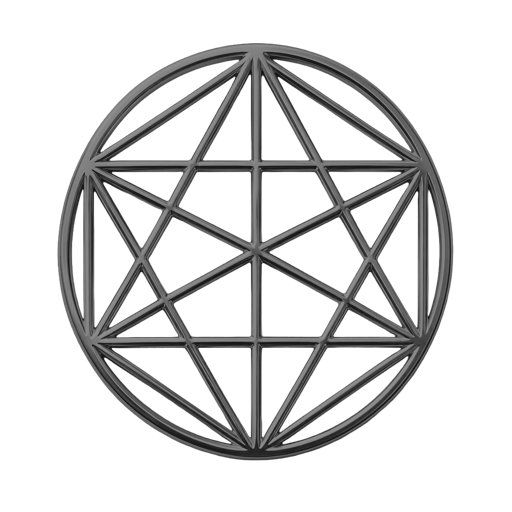
#> input picture docs/assets/infographics/assets/fyt-mark-gray.png, 512 x 512 px
$ python turn.py
#> lines starting #> are read from the running program, lines starting #| are printed output that depends on the picture
# Five platonic solids in Sasha's cross (dodecahedron at the centre), grayscale, slowly turning. Seamless loop.
import numpy as np, os, subprocess, sys
from PIL import Image, ImageDraw, ImageFilter, ImageFont
from scipy.spatial import ConvexHull
sys.path.insert(0,'..')
p=(1+5**.5)/2
def solid(name):
#> called with name = 'dodeca'
    if name=='tetra': V=[(1,1,1),(1,-1,-1),(-1,1,-1),(-1,-1,1)]
    if name=='cube': V=[(x,y,z) for x in(-1,1) for y in(-1,1) for z in(-1,1)]
    if name=='octa': V=[(1,0,0),(-1,0,0),(0,1,0),(0,-1,0),(0,0,1),(0,0,-1)]
    if name=='icosa': V=[q for a in(-1,1) for b in(-p,p) for q in((0,a,b),(a,b,0),(b,0,a))]
    if name=='dodeca':
        V=[(x,y,z) for x in(-1,1) for y in(-1,1) for z in(-1,1)]+[q for a in(-1,1) for b in(-p,p) for q in((0,a/p,b),(a/p,b,0),(b,0,a/p))]
    V=np.array(V,float); V/=np.linalg.norm(V,axis=1).max()
    h=ConvexHull(V); faces={}
    for s,eq in zip(h.simplices,h.equations):
        key=tuple(np.round(eq[:3],4)); faces.setdefault(key,set()).update(s)
    F=[]
    for n,idx in faces.items():
        idx=list(idx); c=V[idx].mean(0); n=np.array(n)
        u=V[idx[0]]-c; u/=np.linalg.norm(u); w=np.cross(n,u)
        idx.sort(key=lambda i:np.arctan2((V[i]-c)@w,(V[i]-c)@u)); F.append((idx,n))
    return V,F
def rot(axis,t):
    a=np.array(axis,float); a/=np.linalg.norm(a); x,y,z=a; c,s=np.cos(t),np.sin(t); C=1-c
    return np.array([[c+x*x*C,x*y*C-z*s,x*z*C+y*s],[y*x*C+z*s,c+y*y*C,y*z*C-x*s],[z*x*C-y*s,z*y*C+x*s,c+z*z*C]])
SS=2; W=1080*SS; cx,cy,arm=540,500,250
items=[('dodeca',(cx,cy),118,(0.3,1,0.2),1),('octa',(cx,cy-arm),78,(0.2,1,0.4),-1),('cube',(cx-arm,cy),74,(1,1,0.3),1),
       ('tetra',(cx+arm,cy),84,(-0.4,1,0.5),-1),('icosa',(cx,cy+arm),80,(0.5,1,-0.2),1)]
G={k:solid(k) for k,*_ in items}
L=np.array([-0.5,0.7,0.8]); L/=np.linalg.norm(L)
N=240; os.makedirs('frames',exist_ok=True)
font=ImageFont.truetype('../fonts/SpaceGrotesk-400.ttf',13*SS*100//72)
mark=Image.open('../assets/fyt-mark-gray.png'); mark=mark.crop(mark.getbbox())
#> further down, mark is the input picture: PIL image 512x512 RGBA; mean R, G, B, A 40.5, 40.5, 40.5, 56.6
#> after `mark = mark.crop(mark.getbbox())`:
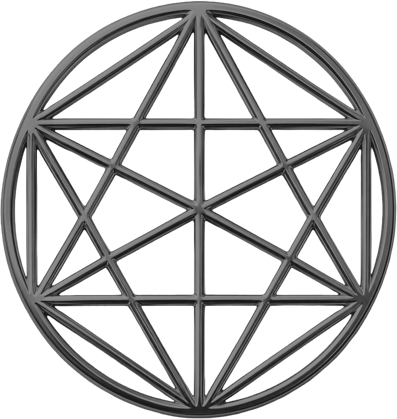
#> mark: PIL image 397x419 RGBA; mean R, G, B, A 49.4, 49.4, 49.4, 89.2; transparent parts drawn white
def footer(img):
    d=ImageDraw.Draw(img); t='findyourtoptalent.com'; tw=d.textlength(t,font=font); mh=int(3.4*10.8*SS); mw=mh
    m=mark.resize((mw,mh),Image.LANCZOS); gap=int(1.0*10.8*SS); x0=int(W/2-(mw+gap+tw)/2); yb=W-int(4*10.8*SS)
    asc,desc=font.getmetrics(); ty=yb-asc
    img.paste(m,(x0,int(ty+asc*0.62-mh/2+desc*0.0)),m); d.text((x0+mw+gap,ty),t,font=font,fill=(85,85,85))
for f in range(N):
    t=2*np.pi*f/N
    img=Image.new('RGB',(W,W),'white')
    # contact shadows
    sh=Image.new('L',(W,W),0); ds=ImageDraw.Draw(sh)
    for k,(x,y),R,ax,d in items:
        x,y,R=x*SS,y*SS,R*SS; ds.ellipse((x-R*0.9+R*0.25,y+R*1.18-R*0.16,x+R*0.9+R*0.25,y+R*1.18+R*0.16),fill=70)
    sh=sh.filter(ImageFilter.GaussianBlur(14*SS)); img.paste((0,0,0),mask=sh)
    dr=ImageDraw.Draw(img)
    for k,(x,y),R,ax,d in items:
        V,F=G[k]; M=rot(ax,d*t)@rot((1,0,0),0.45)
        P=V@M.T; x,y,R=x*SS,y*SS,R*SS
        for idx,n in sorted(F,key=lambda q:P[q[0]].mean(0)[2]):
            nn=M@n
            if nn[2]<=0: continue
            lam=max(0,nn@L); spec=max(0,(2*(nn@L)*nn-L)[2])**24
            g=int(255*min(1,0.30+0.64*lam+0.16*spec))
            pts=[(x+P[i,0]*R,y-P[i,1]*R) for i in idx]
            dr.polygon(pts,fill=(g,g,g)); dr.line(pts+[pts[0]],fill=(26,26,26),width=int(1.1*SS),joint='curve')
    footer(img)
#> (the run stopped early here; a loop or call above may not have finished)
